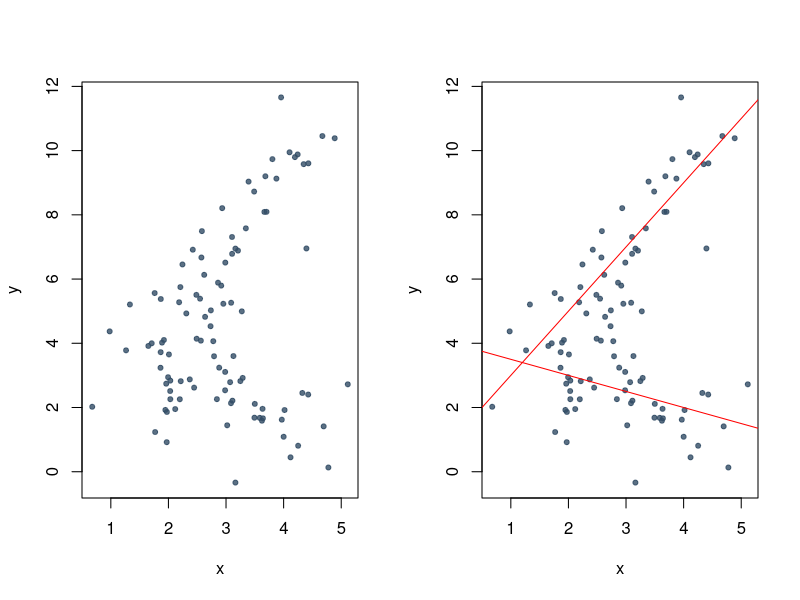
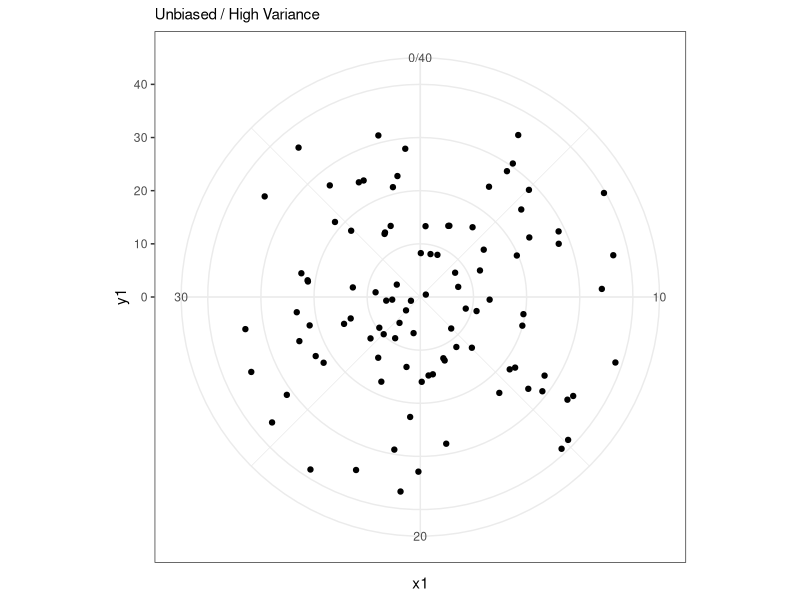

The R script that drew these images, in order:
## ---- chunk 1
library(ggplot2)
## ---- chunk 2
set.seed(2345)
n <- 100
cblue <- rgb(0.2, 0.3, 0.4, 0.8)
d <- rbinom(n=n, size=1, prob=0.5)
x <- rnorm(n=n, mean=3, sd=1)
u <- rnorm(n=n, mean=0, sd=1)
y <- ifelse(d == 1, 
            1 + 2 * x + u,
            4 - 0.5 * x + u)
par(mfrow=c(1,2))
# just the points
plot(x, y, col=cblue, pch=20)
# showing group 1 and group 2
plot(x, y, col=cblue, pch=20)
curve(1 + 2 * x, from=0, to=6, add=TRUE, col="red")
curve(4 + -0.5 * x, from=0, to=6, add=TRUE, col="red")
## ---- chunk 3
summary(lm(y ~ x*d))
## ---- chunk 4
df <- data.frame(x1 = runif(100, min=0, max=40),
                 y1 = runif(100, min=0, max=40))
ggplot(data=df, aes(x1, y1)) +
  geom_point() +
  coord_polar() +
  scale_y_continuous(limits=c(0, 40)) +
  scale_x_continuous(limits=c(0, 40))+
  labs(subtitle="Unbiased / High Variance") +
  theme_bw()
## ---- chunk 5
set.seed(666)
n <- 100
x1 <- rnorm(n=n, mean=1, sd=2)
x2a <- rnorm(n=n, mean=3, sd=2)
x2b <- x2a + 2.9 * x1
u <- rnorm(n=n, mean=0, sd=2)
ya <- 1 + 2*x1 - 2*x2a + u
yb <- 1 + 2*x1 - 2*x2b + u
fit_a <- lm(ya ~ x1 + x2a)
fit_b <- lm(yb ~ x1 + x2b)
summary(fit_a)
summary(fit_b)
